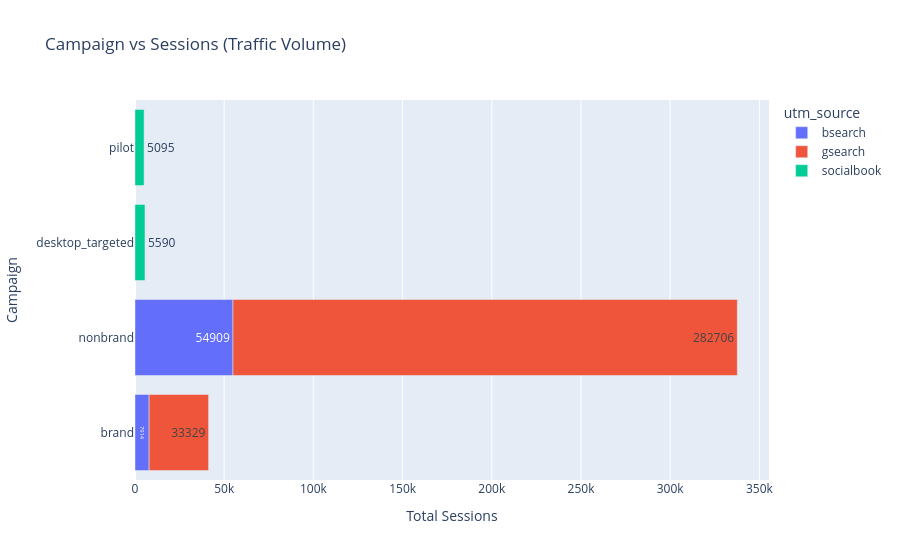

Notebook code for this chart:
### Code cell
campaign_sessions = session_orders.groupby(
    ["utm_source", "utm_campaign"]
).agg(
    sessions=("website_session_id", "nunique")
).reset_index()

fig = px.bar(
    campaign_sessions,
    x="sessions",
    y="utm_campaign",
    color="utm_source",
    orientation="h",
    title="Campaign vs Sessions (Traffic Volume)",
    text="sessions"
)

fig.update_layout(
    xaxis_title="Total Sessions",
    yaxis_title="Campaign"
)

fig.show()

### Figure 1 — Plotly figure (JSON) as saved in the notebook; plotly's stock layout.template omitted (floating-point values rounded to 4 significant figures)
{"data": [{"hovertemplate": "utm_source=bsearch<br>sessions=%{text}<br>utm_campaign=%{y}<extra></extra>", "legendgroup": "bsearch", "marker": {"color": "#636efa", "pattern": {"shape": ""}}, "name": "bsearch", "orientation": "h", "showlegend": true, "text": [7914.0, 54910.0], "textposition": "auto", "type": "bar", "x": [7914, 54909], "xaxis": "x", "y": ["brand", "nonbrand"], "yaxis": "y"}, {"hovertemplate": "utm_source=gsearch<br>sessions=%{text}<br>utm_campaign=%{y}<extra></extra>", "legendgroup": "gsearch", "marker": {"color": "#EF553B", "pattern": {"shape": ""}}, "name": "gsearch", "orientation": "h", "showlegend": true, "text": [33330.0, 282700.0], "textposition": "auto", "type": "bar", "x": [33329, 282706], "xaxis": "x", "y": ["brand", "nonbrand"], "yaxis": "y"}, {"hovertemplate": "utm_source=socialbook<br>sessions=%{text}<br>utm_campaign=%{y}<extra></extra>", "legendgroup": "socialbook", "marker": {"color": "#00cc96", "pattern": {"shape": ""}}, "name": "socialbook", "orientation": "h", "showlegend": true, "text": [5590.0, 5095.0], "textposition": "auto", "type": "bar", "x": [5590, 5095], "xaxis": "x", "y": ["desktop_targeted", "pilot"], "yaxis": "y"}], "layout": {"barmode": "relative", "legend": {"title": {"text": "utm_source"}, "tracegroupgap": 0}, "title": {"text": "Campaign vs Sessions (Traffic Volume)"}, "xaxis": {"anchor": "y", "domain": [0, 1], "title": {"text": "Total Sessions"}}, "yaxis": {"anchor": "x", "domain": [0, 1], "title": {"text": "Campaign"}}}}
